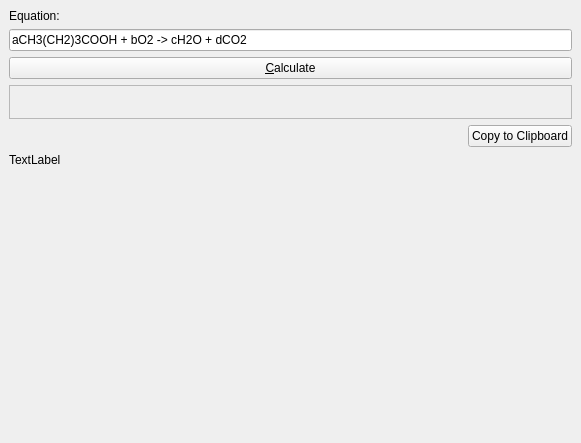
<?xml version="1.0" encoding="UTF-8"?>
<ui version="4.0">
 <class>EquationView</class>
 <widget class="QWidget" name="EquationView">
  <property name="geometry">
   <rect>
    <x>0</x>
    <y>0</y>
    <width>581</width>
    <height>443</height>
   </rect>
  </property>
  <layout class="QGridLayout">
   <property name="margin">
    <number>9</number>
   </property>
   <property name="spacing">
    <number>6</number>
   </property>
   <item row="3" column="0">
    <spacer name="verticalSpacer">
     <property name="orientation">
      <enum>Qt::Vertical</enum>
     </property>
     <property name="sizeHint" stdset="0">
      <size>
       <width>20</width>
       <height>40</height>
      </size>
     </property>
    </spacer>
   </item>
   <item row="2" column="0">
    <layout class="QVBoxLayout" name="verticalLayout">
     <property name="spacing">
      <number>6</number>
     </property>
     <property name="margin">
      <number>0</number>
     </property>
     <item>
      <widget class="QLabel" name="label">
       <property name="text">
        <string>Equation:</string>
       </property>
      </widget>
     </item>
     <item>
      <widget class="QLineEdit" name="lineEdit">
       <property name="sizePolicy">
        <sizepolicy hsizetype="Expanding" vsizetype="Fixed">
         <horstretch>0</horstretch>
         <verstretch>0</verstretch>
        </sizepolicy>
       </property>
       <property name="minimumSize">
        <size>
         <width>200</width>
         <height>0</height>
        </size>
       </property>
       <property name="toolTip">
        <string>Enter the equation you want to balance in this field.</string>
       </property>
       <property name="whatsThis">
        <string>Enter the equation you want to balance in this field.</string>
       </property>
       <property name="text">
        <string>aCH3(CH2)3COOH + bO2 -&gt; cH2O + dCO2</string>
       </property>
       <property name="showClearButton" stdset="0">
        <bool>true</bool>
       </property>
      </widget>
     </item>
     <item>
      <widget class="QPushButton" name="calculateButton">
       <property name="toolTip">
        <string>If you press this button the equation above will be balanced.</string>
       </property>
       <property name="whatsThis">
        <string>If you press this button the equation above will be balanced.</string>
       </property>
       <property name="text">
        <string>&amp;Calculate</string>
       </property>
      </widget>
     </item>
     <item>
      <widget class="QFrame" name="frame">
       <property name="frameShape">
        <enum>QFrame::StyledPanel</enum>
       </property>
       <property name="frameShadow">
        <enum>QFrame::Raised</enum>
       </property>
       <layout class="QVBoxLayout" name="verticalLayout_2">
        <item>
         <widget class="QLabel" name="answer_label">
          <property name="sizePolicy">
           <sizepolicy hsizetype="Preferred" vsizetype="Preferred">
            <horstretch>0</horstretch>
            <verstretch>0</verstretch>
           </sizepolicy>
          </property>
          <property name="contextMenuPolicy">
           <enum>Qt::DefaultContextMenu</enum>
          </property>
          <property name="frameShape">
           <enum>QFrame::NoFrame</enum>
          </property>
          <property name="frameShadow">
           <enum>QFrame::Plain</enum>
          </property>
          <property name="text">
           <string/>
          </property>
          <property name="textFormat">
           <enum>Qt::RichText</enum>
          </property>
          <property name="textInteractionFlags">
           <set>Qt::LinksAccessibleByMouse|Qt::TextSelectableByKeyboard|Qt::TextSelectableByMouse</set>
          </property>
         </widget>
        </item>
       </layout>
      </widget>
     </item>
     <item>
      <layout class="QHBoxLayout" name="horizontalLayout">
       <item>
        <spacer name="horizontalSpacer">
         <property name="orientation">
          <enum>Qt::Horizontal</enum>
         </property>
         <property name="sizeHint" stdset="0">
          <size>
           <width>40</width>
           <height>20</height>
          </size>
         </property>
        </spacer>
       </item>
       <item>
        <widget class="QPushButton" name="btnCopy">
         <property name="text">
          <string>Copy to Clipboard</string>
         </property>
        </widget>
       </item>
      </layout>
     </item>
     <item>
      <widget class="QLabel" name="lblHelp">
       <property name="text">
        <string comment="KDE::DoNotExtract">TextLabel</string>
       </property>
      </widget>
     </item>
    </layout>
   </item>
  </layout>
 </widget>
 <customwidgets>
 </customwidgets>
 <resources/>
 <connections/>
</ui>
